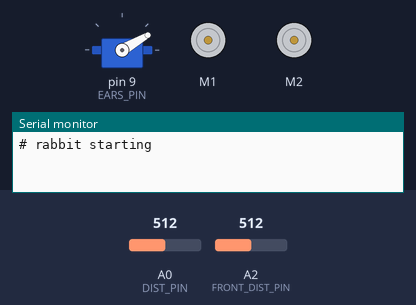
A sketch run on a simulated Arduino Uno, built with avr-gcc and run on an emulated ATmega328P. On the bench: servo, 2 × DC motor (green arrow = forward, orange = backward, longer = faster), the last lines printed to the serial monitor. Inputs (shaded band) come from the test bench; at power-on: A2 (FRONT_DIST_PIN) = 512, A0 (DIST_PIN) = 512.

Above: at 0.01 s.
1.3 s: A2 (FRONT_DIST_PIN) set to 393
At 1.7 s:
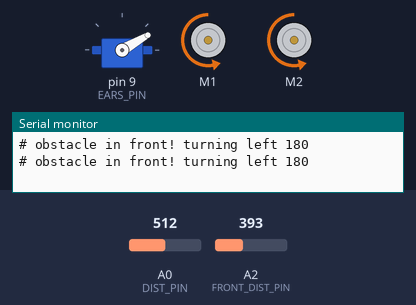
4.3 s: A2 (FRONT_DIST_PIN) set to 375
6.6 s: A2 (FRONT_DIST_PIN) set to 410
At 7.6 s:
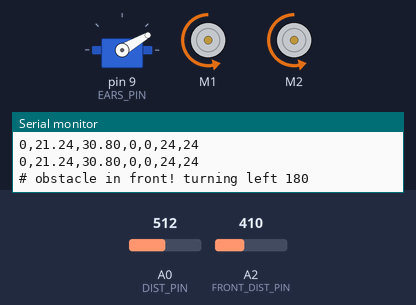
Timing chart, 0 to 15.6 s (numbered marks = the images above; inputs shaded):
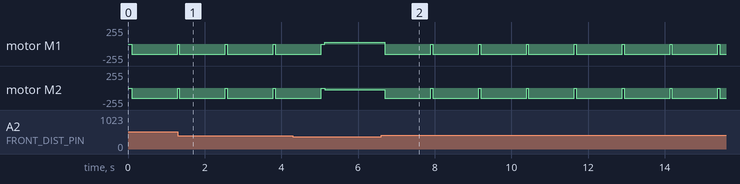

The sketch:

rabbit.ino
```cpp
#include <Servo.h>
#include <Adafruit_MotorShield.h>  // "Adafruit Motor Shield V2 Library"

// rabbit code - reacts to loud sounds + stuff coming up behind it,
// and turns around if something is in front

// ---------- mic ----------
// mic = adafruit 1063 (MAX4466), OUT -> A1
// sits at VCC/2 when quiet, swings around that with sound
const int MIC_PIN = A1;
const unsigned long MIC_WINDOW_MS = 50; // 50ms from the adafruit example (down to 20Hz)
const bool MIC_ENABLED = false; // mic seems broken rn, sound = 0 when off

const int SOUND_THRESHOLD = 100; // TODO calibrate
const int SOUND_MAX = 400;       // TODO calibrate

// ---------- ears servo (VS-5M) ----------
Servo ears;
const int EARS_PIN = 9;
const int EARS_UP_ANGLE = 90;
const int EARS_DOWN_ANGLE = 30;
const unsigned long WAIT_TIME_MS = 2000; // ears up this long -> run

// ---------- back distance sensor ----------
// on the back; range: 20-150cm
const int DIST_PIN = A0;
const int DIST_SAMPLES = 15;

const int DIST_THRESHOLD_CM = 40;
const int DIST_MIN_CM = 20;

// ---------- front distance sensor ----------
// only for obstacles; Vo -> A2
// (don't use A4/A5, the motor shield needs them)
const int FRONT_DIST_PIN = A2;
const int FRONT_DIST_SAMPLES = 15;
const int FRONT_THRESHOLD_CM = 30; // closer than this -> obstacle

// ---------- motors (adafruit shield v2.3) ----------
Adafruit_MotorShield AFMS = Adafruit_MotorShield();
Adafruit_DCMotor *leftMotor = AFMS.getMotor(1);
Adafruit_DCMotor *rightMotor = AFMS.getMotor(2);
// motors face opposite ways - flip one of these if a wheel goes backwards
const uint8_t LEFT_FORWARD = FORWARD;
const uint8_t RIGHT_FORWARD = BACKWARD;
const uint8_t LEFT_BACKWARD = (LEFT_FORWARD == FORWARD) ? BACKWARD : FORWARD;

const int MOTOR_MIN_SPEED = 8;
const int MOTOR_MAX_SPEED = 25;

// left turn on the spot - no encoders so it's by time
const int TURN_SPEED = 150;
const unsigned long TURN_180_MS = 1200; // TODO calibrate on the floor until it's ~180 deg

// ---------- state ----------
bool earsUp = true;
unsigned long earsUpSince = 0;
int lastSpeed = 0;


// ---------- sensors ----------

int readSoundLevel() {
  int lo = 1023, hi = 0;
  unsigned long start = millis();
  while (millis() - start < MIC_WINDOW_MS) {
    int v = analogRead(MIC_PIN);
    if (v < lo) lo = v;
    if (v > hi) hi = v;
  }
  return hi - lo;
}

// median of `samples` reads from `pin` (max 15)
int readMedianRaw(int pin, int samples) {
  int vals[15];
  samples = constrain(samples, 1, 15);
  for (int i = 0; i < samples; i++) { vals[i] = analogRead(pin); delay(3); }
  // insertion sort
  for (int i = 1; i < samples; i++) {
    int key = vals[i];
    int j = i - 1;
    while (j >= 0 && vals[j] > key) { vals[j + 1] = vals[j]; j--; }
    vals[j + 1] = key;
  }
  return vals[samples / 2];
}

// raw ADC -> cm (sharp 20-150cm curve), 999 = nothing there
float rawToCm(int raw) {
  if (raw < 10) return 999.0;
  float volts = raw / 1023.0 * 5.0;
  return 63.46 * pow(volts, -1.193);
}

float readDistanceCm() {
  return rawToCm(readMedianRaw(DIST_PIN, DIST_SAMPLES));
}

float readFrontDistanceCm() {
  return rawToCm(readMedianRaw(FRONT_DIST_PIN, FRONT_DIST_SAMPLES));
}


// ---------- motors ----------

// 0 = stop, 255 = full
void setMotorSpeed(int speed) {
  speed = constrain(speed, 0, 255);
  leftMotor->setSpeed(speed);
  rightMotor->setSpeed(speed);
  if (speed == 0) {
    leftMotor->run(RELEASE);
    rightMotor->run(RELEASE);
  } else {
    leftMotor->run(LEFT_FORWARD);
    rightMotor->run(RIGHT_FORWARD);
  }
}

// spin left ~180 deg on the spot, then stop
void turnLeft180() {
  leftMotor->setSpeed(TURN_SPEED);
  rightMotor->setSpeed(TURN_SPEED);
  leftMotor->run(LEFT_BACKWARD);  // left wheel back
  rightMotor->run(RIGHT_FORWARD); // right wheel forward
  delay(TURN_180_MS);
  setMotorSpeed(0);
}


// ---------- main ----------

void setup() {
  Serial.begin(9600);
  Serial.println("# rabbit starting");
  ears.attach(EARS_PIN);
  ears.write(EARS_DOWN_ANGLE);
  if (!AFMS.begin()) {
    Serial.println("Something wrong with the motor shield");
    while (1);
  }
  Serial.println("# motor shield ok");
  if (!MIC_ENABLED) Serial.println("# mic disabled");
  setMotorSpeed(0);
  Serial.println("# sound,dist,frontDist,earsUp,soundSpd,distSpd,speed");
}

void loop() {
  // something in front -> turn left 180
  float frontDistance = readFrontDistanceCm();
  if (frontDistance < FRONT_THRESHOLD_CM) {
    Serial.println("# obstacle in front! turning left 180");
    turnLeft180();
    lastSpeed = 0;
    return;
  }

  int sound = 0;
  if (MIC_ENABLED) sound = readSoundLevel();
  float distance = readDistanceCm();
  unsigned long now = millis();

  // loud -> ears up, otherwise ears down
  if (sound > SOUND_THRESHOLD) {
    if (!earsUp) {
      earsUp = true;
      earsUpSince = now;
      ears.write(EARS_UP_ANGLE);
      Serial.println("# ears up");
    }
  } else {
    if (earsUp) Serial.println("# ears down");
    earsUp = false;
    ears.write(EARS_DOWN_ANGLE);
  }

  // ears up long enough -> run. louder = faster
  int soundSpeed = 0;
  if (earsUp && now - earsUpSince >= WAIT_TIME_MS) {
    int s = constrain(sound, SOUND_THRESHOLD, SOUND_MAX);
    soundSpeed = map(s, SOUND_THRESHOLD, SOUND_MAX, MOTOR_MIN_SPEED, MOTOR_MAX_SPEED);
  }

  // something close behind -> run. closer = faster
  int distSpeed = 0;
  if (distance < DIST_THRESHOLD_CM) {
    int d = constrain((int)distance, DIST_MIN_CM, DIST_THRESHOLD_CM);
    distSpeed = map(d, DIST_THRESHOLD_CM, DIST_MIN_CM, MOTOR_MIN_SPEED, MOTOR_MAX_SPEED);
  }

  int speed = max(soundSpeed, distSpeed); // whichever is faster
  setMotorSpeed(speed);
  if (speed > 0 && lastSpeed == 0) Serial.println("# running!");
  if (speed == 0 && lastSpeed > 0) Serial.println("# stopped");
  lastSpeed = speed;

  Serial.println(String(sound) + "," + distance + "," + frontDistance + "," + earsUp + "," +
                 soundSpeed + "," + distSpeed + "," + speed);
}
```

Measured:
- after the input at 6.6 s, motor M1, motor M2: alternates backward 150/255 for 1.2 s and stopped for 0.05 s, starting after 0.10 s
